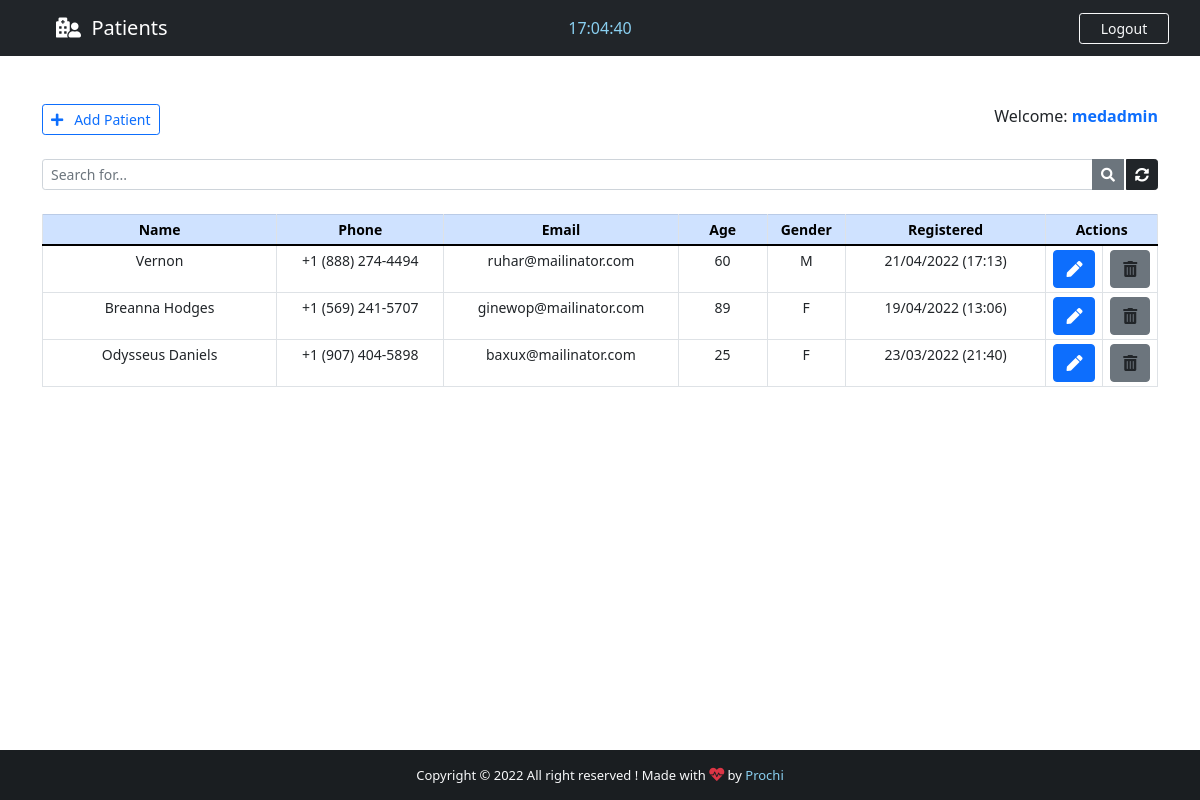
The app's page /backend/ (signed in), older data.
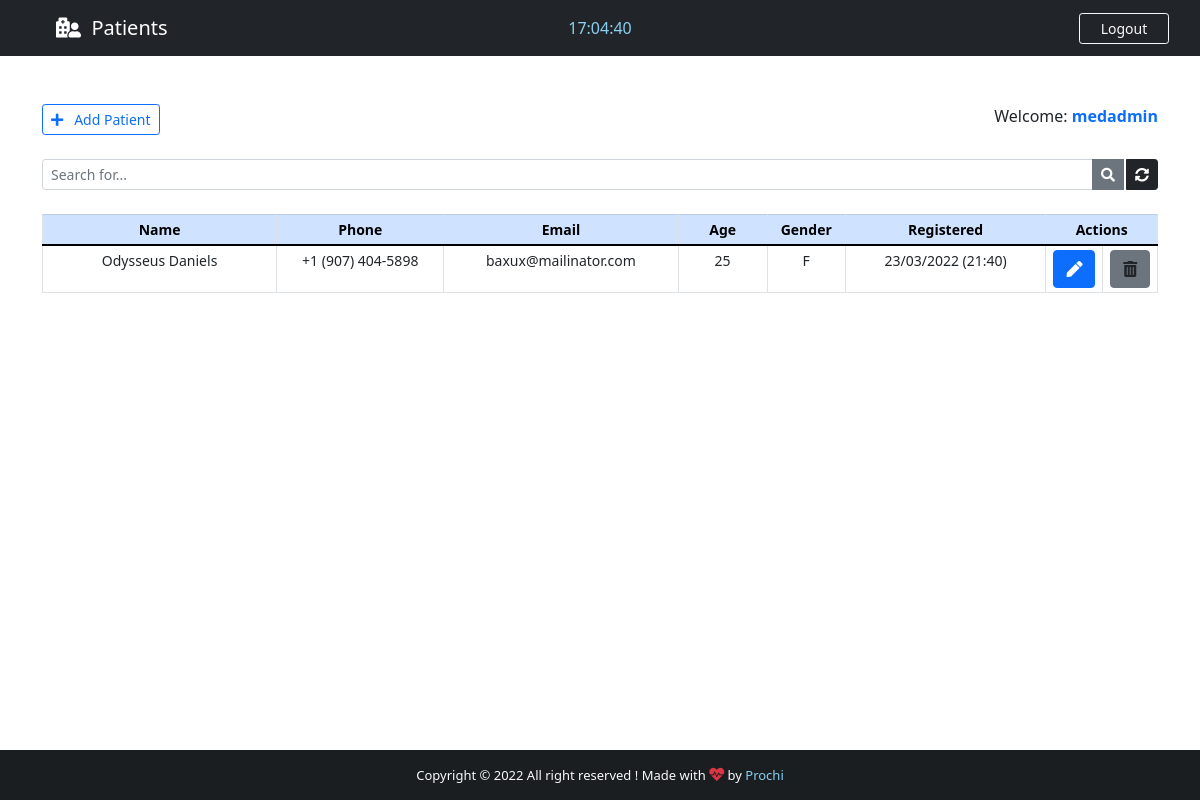
The same page, newer data.
### base/models.py (models this page shows, shortened)
class Patient(models.Model):
    GENDER = (
        ('M', 'M'),
        ('F', 'F')
    )
    id = models.IntegerField(primary_key=True)
    name = models.CharField(max_length=40)
    phone = models.CharField(max_length=20)
    email = models.CharField(max_length=40)
    age = models.CharField(max_length=3)
    gender = models.CharField(max_length=1, null=True, choices=GENDER)
    note = models.TextField(blank=True)
    created_at = models.DateTimeField(auto_now_add=True)

### base/views.py (the view)
# urls.py: path('backend/', views.backend, name="backend"),
@cache_control(no_cache=True, must_revalidate=True, no_store=True)
@login_required(login_url='login')
def backend(request):
    if 'q' in request.GET:
        q = request.GET['q']
        all_patient_list = Patient.objects.filter(
            Q(name__icontains=q) | Q(phone__icontains=q) | Q(email__icontains=q) | Q(age__icontains=q) | Q(gender__icontains=q) | Q(note__icontains=q)
        ).order_by('-created_at')
    else:
        all_patient_list = Patient.objects.all().order_by('-created_at')
    paginator = Paginator(all_patient_list, 5)
    page = request.GET.get('page')
    all_patient = paginator.get_page(page)
    return render(request, "base/backend.html", {"patients":all_patient})

### base/templates/base/backend.html (shortened to what this page needs)
{% extends 'main.html' %}
{% block nav-content %}
<i class="fas fa-hospital-user"></i>&nbsp;&nbsp;Patients
{% endblock nav-content %}
{% block time %}
<div class="col-sm">
    <center>
        <span id="clock" style="color: #89cff0;"></span>
    </center>
</div>
{% endblock time %}
{% block btn-nav %}
<a  class="btn btn-outline-danger btn-sm border-light text-light" id="btn-nav" data-bs-toggle="modal"
    data-bs-target="#logoutModal">Logout</a>
{% endblock btn-nav %}
{% block footer %} style="color: #89cff0; text-decoration: none;"{% endblock footer %}
{% block content %}
<div class="container">
    <br><br>
    <div class="d-flex justify-content-between">
        <a href="{% url 'add_patient' %}" class="btn btn-outline-primary btn-sm txt-sm" id="add-patient">
            <i class="fas fa-plus"></i>&nbsp;&nbsp; Add Patient
        </a>
        <span class="welcome">
            Welcome: <strong><span class="text-primary">{{ user.get_username }}</span></strong>
        </span>
    </div>
    <form action="" method="GET">
        <div class="input-group input-group-sm mb-3 mt-4">
            <input type="text" name="q" class="form-control" placeholder="Search for..." value="{{ request.GET.q }}">
            <button class="btn btn-secondary"><i class="fas fa-search"></i></button>
            <a href="{% url 'backend' %}" class="btn btn-dark" style="margin-left: 2px;"><i
                    class="fas fa-sync-alt"></i></a>
        </div>
    </form>
    <center>
        <table class="table table-bordered table-sm mt-4" style="text-align: center; font-size: 14px;">
            <thead class="table-primary">
                <tr>
                    <th style="width: 21%">Name</th>
                    <th style="width: 15%">Phone</th>
                    <th style="width: 21%">Email</th>
                    <th style="width: 8%">Age</th>
                    <th style="width: 7%">Gender</th>
                    <th style="width: 18%">Registered</th>
                    {% if request.user.is_superuser %}
                    <th style="width: 10%" colspan="2">Actions</th>
                    {% else %}
                    <th style="width: 10%" colspan="2">Edit Patient</th>
                    {% endif %}
                </tr>
            </thead>
            {% for patient in patients %}
            <tr class="txt-sm" id="chk_td">
                <td data-label="Name" id="top-table">{{ patient.name }}</td>
                <td data-label="Phone" id="reponsive-border">{{ patient.phone }}</td>
                <td data-label="Email" id="reponsive-border">{{ patient.email }}</td>
                <td data-label="Age" id="reponsive-border">{{ patient.age }}</td>
                <td data-label="Gender" id="reponsive-border">{{ patient.gender }}</td>
                <td data-label="Registered" id="reponsive-border">{{ patient.created_at | date:'d/m/Y (H:i)' }}</td>
                <td>
                    <a href="/patient/{{ patient.id }}" class="btn btn-primary btn-action" title="Edit patient">
                        <li class="fas fa-pen"></li>
                    </a>
                </td>
                {% if request.user.is_superuser %}
                <td>
                    <a class="btn btn-secondary btn-action" title="Delete patient"
                        data-bs-toggle="modal" data-bs-target="#deleteModal{{ patient.pk }}">
                        <li class="fas fa-trash-alt"></li>
                    </a>
                </td>
                {% endif %}
            </tr>
            {% endfor %}
        </table>
    </center>
</div>
<br><br><br>
{% endblock content %}

Row changes from the older to the newer data that the page shows:
removed Patient: name "Vernon", phone "+1 (888) 274-4494", email "ruhar@mailinator.com", age "60", gender "M", created_at "21/04/2022 (17:13)"
removed Patient: name "Breanna Hodges", phone "+1 (569) 241-5707", email "ginewop@mailinator.com", age "89", gender "F", created_at "19/04/2022 (13:06)"
